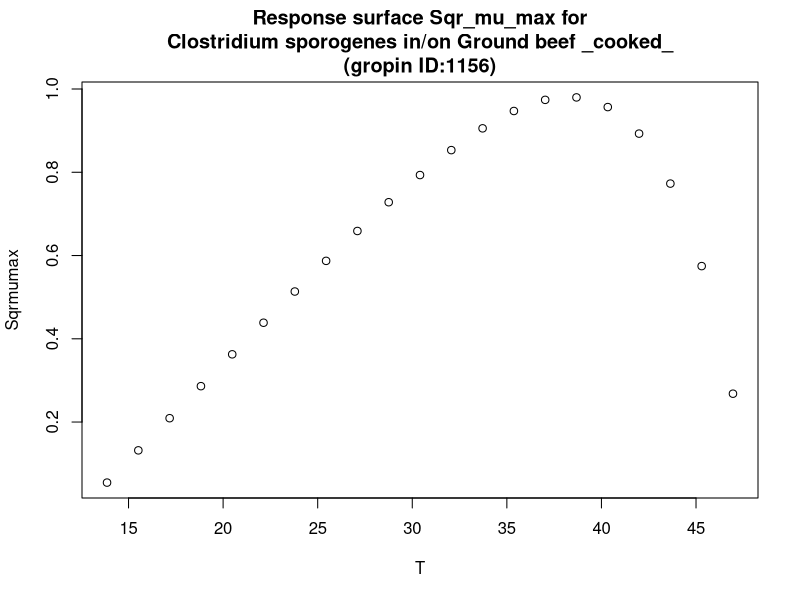

This chart was generated by the following R code:
#############################
# start of Parameter script
#############################
T <- seq(13.86385,46.953046953047,length.out=21)
#############################
# end of Parameter script
#############################
############################# 
# start of Model script Gropin ID 1156 
#############################
 
# constant coefficients for this model
 
variables <- data.frame(T)
argumentsPar <- unique.data.frame(expand.grid(variables))
 
# heart of the model
response_surface <- function(T) {
   mumax <-0.047*(T-12.7)*(1-exp(0.174*(T-48)))

	return(mumax=mumax)
} 

# output parameters
responseSurface <- cbind(argumentsPar,response_surface(argumentsPar['T']))
colnames(responseSurface) <- c(colnames(argumentsPar),'Sqrmumax')
#############################
# End of Model script
#############################
############################# 
# start of Visualisation script Gropin ID 1156 
#############################
titleText <-'Response surface Sqr_mu_max for
Clostridium sporogenes in/on Ground beef _cooked_
(gropin ID:1156)'
plot(T,responseSurface$'Sqrmumax',xlab='T',
                          ylab='Sqrmumax',main=titleText)
#############################
# End of Visualisation script
#############################
